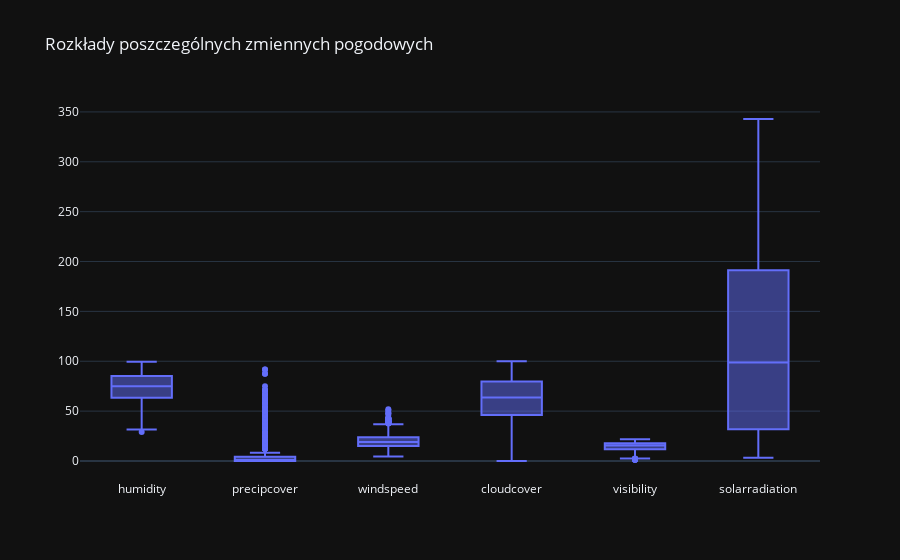

The cell this chart's notebook holds for it:
### Code cell
functions.plot_boxplot_summary(weather, 'Rozkłady poszczególnych zmiennych pogodowych', labels={'Value':'', 'Variable':''})

### Figure 1 — Plotly figure (JSON) as saved in the notebook; plotly's stock layout.template omitted (floating-point values rounded to 4 significant figures; data arrays with more than 128 entries replaced by an {"elided": "..."} marker saying what was removed)
{"data": [{"alignmentgroup": "True", "hovertemplate": "=%{y}<extra></extra>", "legendgroup": "", "marker": {"color": "#636efa"}, "name": "", "notched": false, "offsetgroup": "", "orientation": "v", "showlegend": false, "type": "box", "x": {"elided": "15480 str values"}, "x0": " ", "xaxis": "x", "y": {"elided": "15480 float values"}, "y0": " ", "yaxis": "y"}], "layout": {"boxmode": "group", "legend": {"tracegroupgap": 0}, "title": {"text": "Rozkłady poszczególnych zmiennych pogodowych"}, "xaxis": {"anchor": "y", "domain": [0, 1], "title": {"text": ""}}, "yaxis": {"anchor": "x", "domain": [0, 1], "title": {"text": ""}}}}
